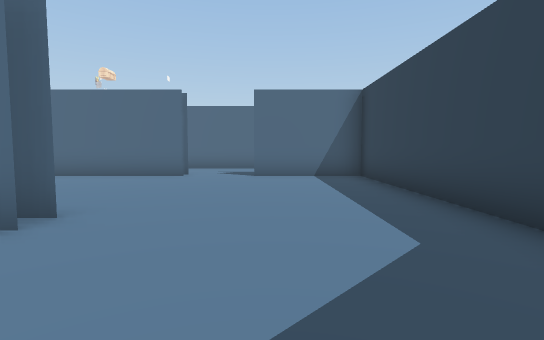
View 1 (above)

16 first-person views from a walk through a scene from a Unity 3-D project. The camera is 1.5 m above the floor, tilts 4° down and sees 85° across. The floor is counted in squares, 2 m on a side. Each view is taken from the middle of a square. On the plan, view 1 faces up. The plan holds only what a view shows up to about 10 squares ahead; the rest is blank. The place goes on beyond the plan. The player is left out. Some surface patterns are stand-ins.

View 2
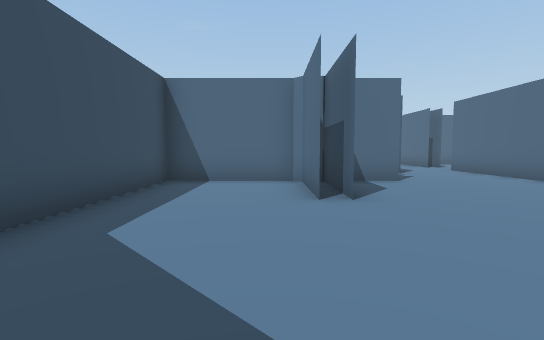

View 3
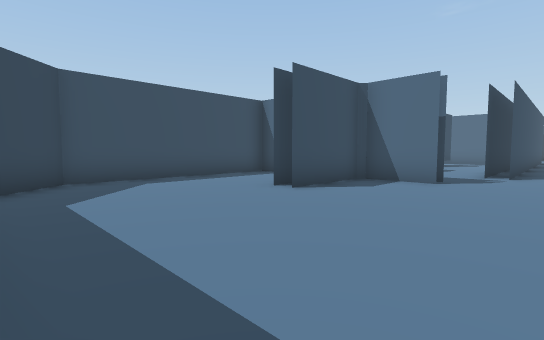

View 4
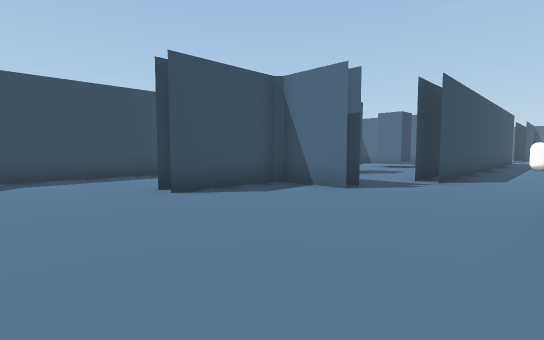

View 5
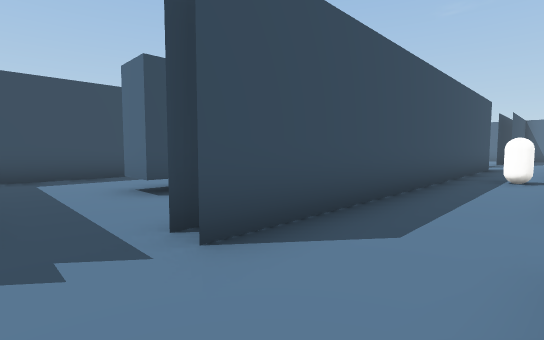

View 6
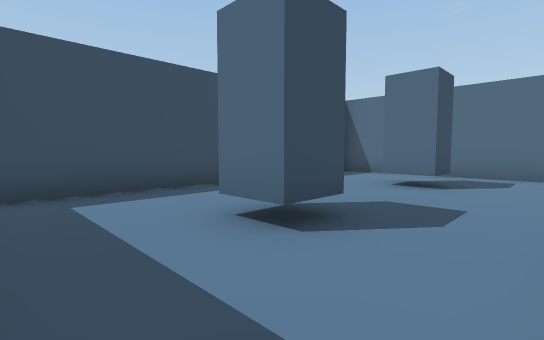

View 7
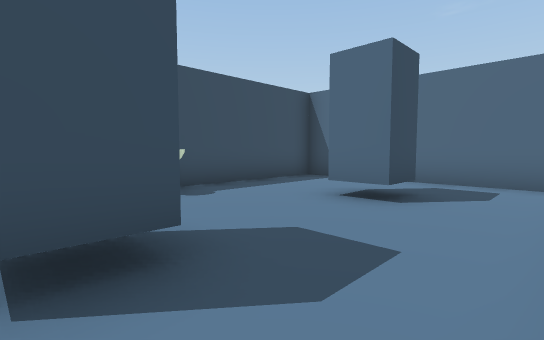

View 8
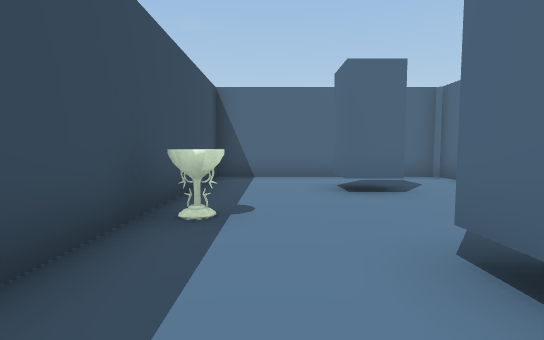

View 9
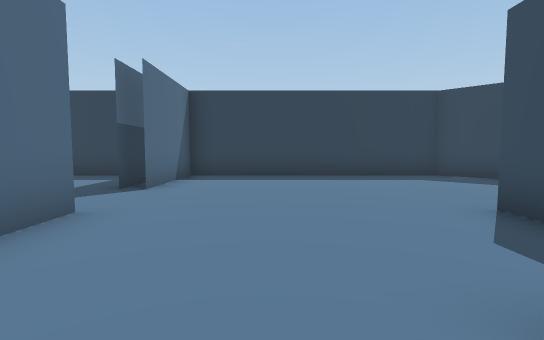

View 10
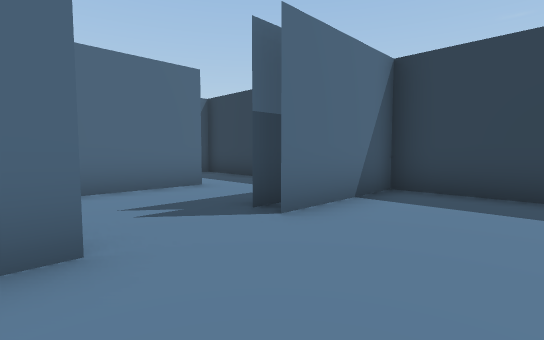

View 11
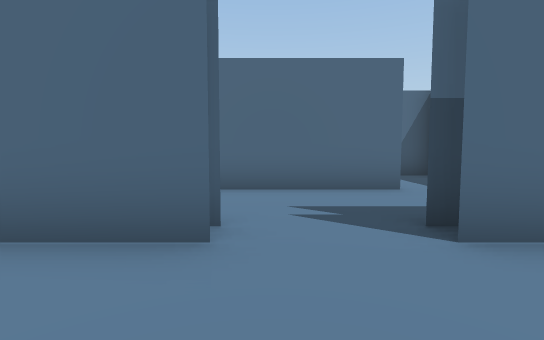

View 12
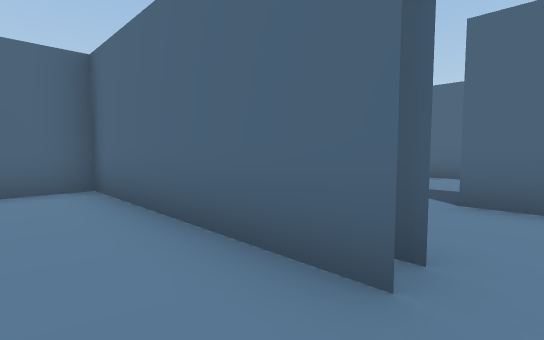

View 13
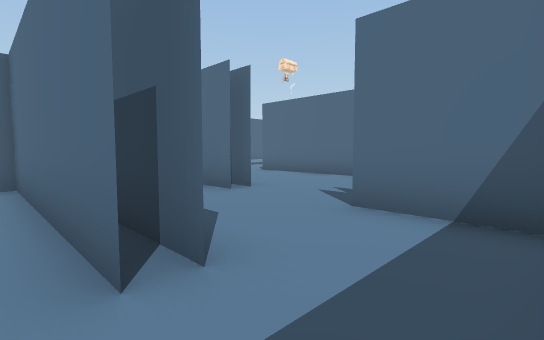

View 14
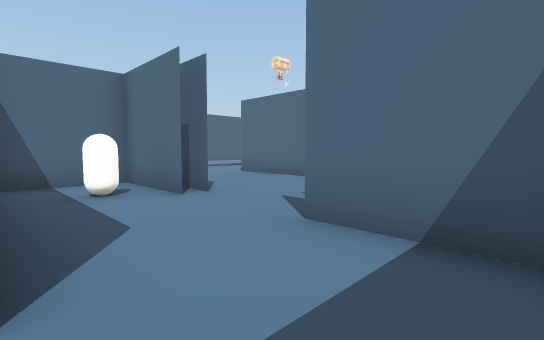

View 15
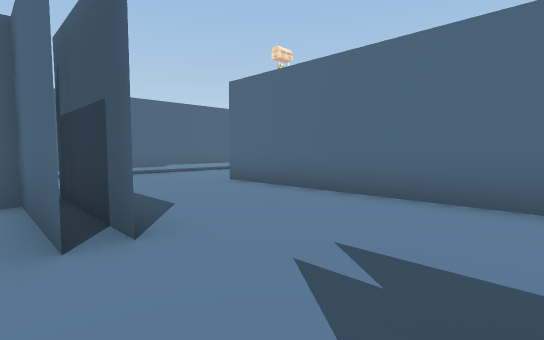

View 16
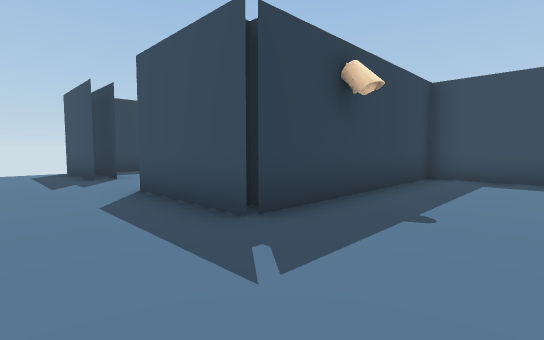

### Floor plan
Key: @ floor where view 1 was taken; # wall or solid block; . floor; C capsule; O other object.
Columns run from 18 left of view 1 to 3 right of it. Each row starts with its distance up from view 1.
 19          #..#######
 18          #.........
 17          #...........
 16          #...........
 15          #...###..####
 14           ...#.......#
 13           ...#.C.....#
 12           ...######..#
 11           ...#.......#
 10           ...#.......#
  9           ######..####
  8    ..................#
  7 ....C................#
  6 ###O#######..........#
  5    #.........#.......#
  4    #.........#.......#
  3    #.OO..OO..O##.....#
  2    #.........#.......#
  1    #.........#.......#
  0    #....O....#....@.##
 -1    ##################

Positions as (right, up) in squares from view 1, and headings:
1: (0, 0), facing up
2: (2, 2), facing left
3: (2, 7), facing down-left
4: (0, 8), facing down-left
5: (-6, 8), facing down-left
6: (-6, 5), facing down-left
7: (-8, 5), facing down-left
8: (-7, 1), facing left
9: (-6, 6), facing right
10: (-3, 6), facing up-right
11: (-2, 6), facing up
12: (1, 10), facing up-left
13: (2, 11), facing up-left
14: (2, 12), facing up-left
15: (0, 14), facing up-left
16: (-8, 17), facing down-right
